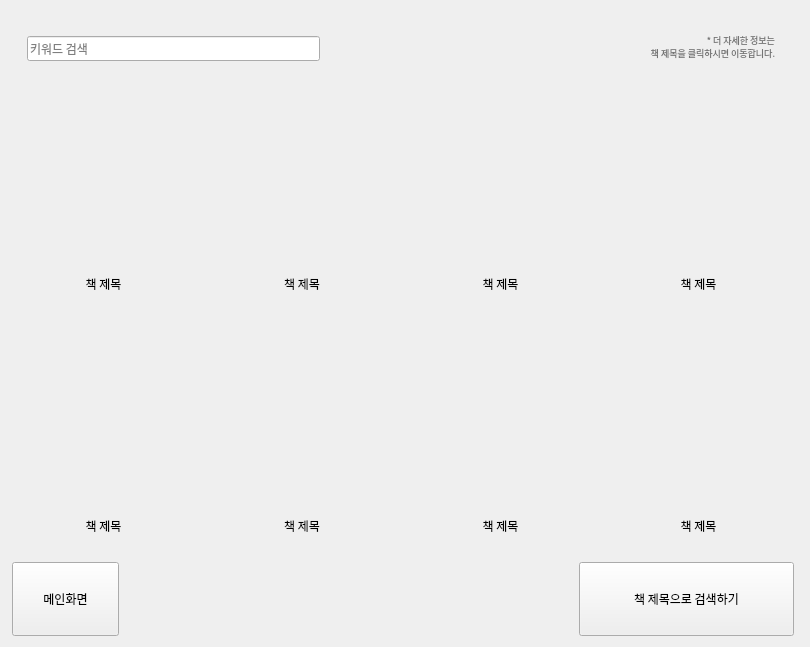
        <widget class="QWidget" name="page_2">
         <property name="styleSheet">
          <string notr="true"/>
         </property>
         <layout class="QVBoxLayout" name="verticalLayout_6" stretch="8,1">
          <property name="spacing">
           <number>7</number>
          </property>
          <property name="leftMargin">
           <number>7</number>
          </property>
          <property name="rightMargin">
           <number>15</number>
          </property>
          <item>
           <widget class="QWidget" name="widget_14" native="true">
            <property name="styleSheet">
             <string notr="true">border-image:none</string>
            </property>
            <layout class="QVBoxLayout" name="verticalLayout_2" stretch="3,8,2,8,2">
             <property name="leftMargin">
              <number>0</number>
             </property>
             <property name="topMargin">
              <number>0</number>
             </property>
             <property name="rightMargin">
              <number>0</number>
             </property>
             <property name="bottomMargin">
              <number>0</number>
             </property>
             <item>
              <layout class="QHBoxLayout" name="horizontalLayout_13" stretch="1,1">
               <property name="topMargin">
                <number>10</number>
               </property>
               <property name="rightMargin">
                <number>20</number>
               </property>
               <item>
                <layout class="QHBoxLayout" name="horizontalLayout_12" stretch="10,2">
                 <property name="spacing">
                  <number>0</number>
                 </property>
                 <property name="leftMargin">
                  <number>20</number>
                 </property>
                 <property name="topMargin">
                  <number>15</number>
                 </property>
                 <property name="rightMargin">
                  <number>10</number>
                 </property>
                 <property name="bottomMargin">
                  <number>10</number>
                 </property>
                 <item>
                  <widget class="QLineEdit" name="le_keyword_find">
                   <property name="sizePolicy">
                    <sizepolicy hsizetype="Preferred" vsizetype="Preferred">
                     <horstretch>0</horstretch>
                     <verstretch>0</verstretch>
                    </sizepolicy>
                   </property>
                   <property name="font">
                    <font>
                     <family>Gmarket Sans TTF</family>
                    </font>
                   </property>
                   <property name="styleSheet">
                    <string notr="true">border-image: url(:/search/under_blue.png);</string>
                   </property>
                   <property name="placeholderText">
                    <string>키워드 검색</string>
                   </property>
                  </widget>
                 </item>
                 <item>
                  <widget class="QPushButton" name="btn_find">
                   <property name="sizePolicy">
                    <sizepolicy hsizetype="Preferred" vsizetype="Preferred">
                     <horstretch>0</horstretch>
                     <verstretch>0</verstretch>
                    </sizepolicy>
                   </property>
                   <property name="styleSheet">
                    <string notr="true">border-image: url(:/botton/find_blue.png);</string>
                   </property>
                   <property name="text">
                    <string/>
                   </property>
                   <property name="autoDefault">
                    <bool>true</bool>
                   </property>
                   <property name="default">
                    <bool>false</bool>
                   </property>
                   <property name="flat">
                    <bool>true</bool>
                   </property>
                  </widget>
                 </item>
                </layout>
               </item>
               <item>
                <widget class="QLabel" name="lbl_info">
                 <property name="font">
                  <font>
                   <family>Gmarket Sans TTF</family>
                   <pointsize>7</pointsize>
                   <weight>50</weight>
                   <bold>false</bold>
                  </font>
                 </property>
                 <property name="styleSheet">
                  <string notr="true">color: rgb(116, 116, 116);</string>
                 </property>
                 <property name="text">
                  <string>* 더 자세한 정보는 
책 제목을 클릭하시면 이동합니다.</string>
                 </property>
                 <property name="alignment">
                  <set>Qt::AlignRight|Qt::AlignTrailing|Qt::AlignVCenter</set>
                 </property>
                 <property name="margin">
                  <number>20</number>
                 </property>
                </widget>
               </item>
              </layout>
             </item>
             <item>
              <layout class="QHBoxLayout" name="horizontalLayout_7" stretch="0,0,0,0,0">
               <property name="spacing">
                <number>0</number>
               </property>
               <property name="leftMargin">
                <number>30</number>
               </property>
               <property name="rightMargin">
                <number>30</number>
               </property>
               <item>
                <widget class="QWidget" name="widget_10" native="true"/>
               </item>
               <item>
                <widget class="QLabel" name="lbl_image_2">
                 <property name="sizePolicy">
                  <sizepolicy hsizetype="Minimum" vsizetype="Minimum">
                   <horstretch>0</horstretch>
                   <verstretch>0</verstretch>
                  </sizepolicy>
                 </property>
                 <property name="minimumSize">
                  <size>
                   <width>122</width>
                   <height>182</height>
                  </size>
                 </property>
                 <property name="styleSheet">
                  <string notr="true">border-image:none;</string>
                 </property>
                 <property name="text">
                  <string/>
                 </property>
                </widget>
               </item>
               <item>
                <widget class="QLabel" name="lbl_image_1">
                 <property name="sizePolicy">
                  <sizepolicy hsizetype="Minimum" vsizetype="Minimum">
                   <horstretch>0</horstretch>
                   <verstretch>0</verstretch>
                  </sizepolicy>
                 </property>
                 <property name="minimumSize">
                  <size>
                   <width>122</width>
                   <height>182</height>
                  </size>
                 </property>
                 <property name="styleSheet">
                  <string notr="true">border-image:none</string>
                 </property>
                 <property name="text">
                  <string/>
                 </property>
                </widget>
               </item>
               <item>
                <widget class="QLabel" name="lbl_image_5">
                 <property name="sizePolicy">
                  <sizepolicy hsizetype="Minimum" vsizetype="Minimum">
                   <horstretch>0</horstretch>
                   <verstretch>0</verstretch>
                  </sizepolicy>
                 </property>
                 <property name="minimumSize">
                  <size>
                   <width>122</width>
                   <height>182</height>
                  </size>
                 </property>
                 <property name="styleSheet">
                  <string notr="true">border-image:none;</string>
                 </property>
                 <property name="text">
                  <string/>
                 </property>
                </widget>
               </item>
               <item>
                <widget class="QLabel" name="lbl_image_6">
                 <property name="sizePolicy">
                  <sizepolicy hsizetype="Minimum" vsizetype="Minimum">
                   <horstretch>0</horstretch>
                   <verstretch>0</verstretch>
                  </sizepolicy>
                 </property>
                 <property name="minimumSize">
                  <size>
                   <width>122</width>
                   <height>182</height>
                  </size>
                 </property>
                 <property name="styleSheet">
                  <string notr="true">border-image:none;</string>
                 </property>
                 <property name="text">
                  <string/>
                 </property>
                </widget>
               </item>
              </layout>
             </item>
             <item>
              <layout class="QHBoxLayout" name="horizontalLayout_8">
               <property name="spacing">
                <number>5</number>
               </property>
               <property name="topMargin">
                <number>10</number>
               </property>
               <property name="bottomMargin">
                <number>20</number>
               </property>
               <item>
                <widget class="QLabel" name="lbl_title_1">
                 <property name="font">
                  <font>
                   <family>Gmarket Sans TTF</family>
                  </font>
                 </property>
                 <property name="styleSheet">
                  <string notr="true">border-image:none;</string>
                 </property>
                 <property name="text">
                  <string>책 제목</string>
                 </property>
                 <property name="alignment">
                  <set>Qt::AlignCenter</set>
                 </property>
                </widget>
               </item>
               <item>
                <widget class="QLabel" name="lbl_title_2">
                 <property name="font">
                  <font>
                   <family>Gmarket Sans TTF</family>
                  </font>
                 </property>
                 <property name="styleSheet">
                  <string notr="true">border-image:none;</string>
                 </property>
                 <property name="text">
                  <string>책 제목</string>
                 </property>
                 <property name="alignment">
                  <set>Qt::AlignCenter</set>
                 </property>
                </widget>
               </item>
               <item>
                <widget class="QLabel" name="lbl_title_5">
                 <property name="font">
                  <font>
                   <family>Gmarket Sans TTF</family>
                  </font>
                 </property>
                 <property name="styleSheet">
                  <string notr="true">border-image:none;</string>
                 </property>
                 <property name="text">
                  <string>책 제목</string>
                 </property>
                 <property name="alignment">
                  <set>Qt::AlignCenter</set>
                 </property>
                </widget>
               </item>
               <item>
                <widget class="QLabel" name="lbl_title_6">
                 <property name="font">
                  <font>
                   <family>Gmarket Sans TTF</family>
                  </font>
                 </property>
                 <property name="styleSheet">
                  <string notr="true">border-image:none;</string>
                 </property>
                 <property name="text">
                  <string>책 제목</string>
                 </property>
                 <property name="alignment">
                  <set>Qt::AlignCenter</set>
                 </property>
                </widget>
               </item>
              </layout>
             </item>
             <item>
              <layout class="QHBoxLayout" name="horizontalLayout_9">
               <property name="spacing">
                <number>80</number>
               </property>
               <property name="leftMargin">
                <number>30</number>
               </property>
               <property name="rightMargin">
                <number>30</number>
               </property>
               <item>
                <widget class="QLabel" name="lbl_image_3">
                 <property name="sizePolicy">
                  <sizepolicy hsizetype="Minimum" vsizetype="Minimum">
                   <horstretch>0</horstretch>
                   <verstretch>0</verstretch>
                  </sizepolicy>
                 </property>
                 <property name="minimumSize">
                  <size>
                   <width>122</width>
                   <height>182</height>
                  </size>
                 </property>
                 <property name="styleSheet">
                  <string notr="true">border-image:none;</string>
                 </property>
                 <property name="text">
                  <string/>
                 </property>
                </widget>
               </item>
               <item>
                <widget class="QLabel" name="lbl_image_4">
                 <property name="sizePolicy">
                  <sizepolicy hsizetype="Minimum" vsizetype="Minimum">
                   <horstretch>0</horstretch>
                   <verstretch>0</verstretch>
                  </sizepolicy>
                 </property>
                 <property name="minimumSize">
                  <size>
                   <width>122</width>
                   <height>182</height>
                  </size>
                 </property>
                 <property name="styleSheet">
                  <string notr="true">border-image:none;</string>
                 </property>
                 <property name="text">
                  <string/>
                 </property>
                </widget>
               </item>
               <item>
                <widget class="QLabel" name="lbl_image_7">
                 <property name="sizePolicy">
                  <sizepolicy hsizetype="Minimum" vsizetype="Minimum">
                   <horstretch>0</horstretch>
                   <verstretch>0</verstretch>
                  </sizepolicy>
                 </property>
                 <property name="minimumSize">
                  <size>
                   <width>122</width>
                   <height>182</height>
                  </size>
                 </property>
                 <property name="styleSheet">
                  <string notr="true">border-image:none;</string>
                 </property>
                 <property name="text">
                  <string/>
                 </property>
                </widget>
               </item>
               <item>
                <widget class="QLabel" name="lbl_image_8">
                 <property name="sizePolicy">
                  <sizepolicy hsizetype="Minimum" vsizetype="Minimum">
                   <horstretch>0</horstretch>
                   <verstretch>0</verstretch>
                  </sizepolicy>
                 </property>
                 <property name="minimumSize">
                  <size>
                   <width>122</width>
                   <height>182</height>
                  </size>
                 </property>
                 <property name="styleSheet">
                  <string notr="true">border-image:none;</string>
                 </property>
                 <property name="text">
                  <string/>
                 </property>
                </widget>
               </item>
              </layout>
             </item>
             <item>
              <layout class="QHBoxLayout" name="horizontalLayout_10">
               <property name="spacing">
                <number>5</number>
               </property>
               <property name="topMargin">
                <number>10</number>
               </property>
               <property name="bottomMargin">
                <number>20</number>
               </property>
               <item>
                <widget class="QLabel" name="lbl_title_3">
                 <property name="font">
                  <font>
                   <family>Gmarket Sans TTF</family>
                  </font>
                 </property>
                 <property name="styleSheet">
                  <string notr="true">border-image:none</string>
                 </property>
                 <property name="text">
                  <string>책 제목</string>
                 </property>
                 <property name="alignment">
                  <set>Qt::AlignCenter</set>
                 </property>
                </widget>
               </item>
               <item>
                <widget class="QLabel" name="lbl_title_4">
                 <property name="font">
                  <font>
                   <family>Gmarket Sans TTF</family>
                  </font>
                 </property>
                 <property name="styleSheet">
                  <string notr="true">border-image:none;</string>
                 </property>
                 <property name="text">
                  <string>책 제목</string>
                 </property>
                 <property name="alignment">
                  <set>Qt::AlignCenter</set>
                 </property>
                </widget>
               </item>
               <item>
                <widget class="QLabel" name="lbl_title_7">
                 <property name="font">
                  <font>
                   <family>Gmarket Sans TTF</family>
                  </font>
                 </property>
                 <property name="styleSheet">
                  <string notr="true">border-image:none</string>
                 </property>
                 <property name="text">
                  <string>책 제목</string>
                 </property>
                 <property name="alignment">
                  <set>Qt::AlignCenter</set>
                 </property>
                </widget>
               </item>
               <item>
                <widget class="QLabel" name="lbl_title_8">
                 <property name="font">
                  <font>
                   <family>Gmarket Sans TTF</family>
                  </font>
                 </property>
                 <property name="styleSheet">
                  <string notr="true">border-image:none</string>
                 </property>
                 <property name="text">
                  <string>책 제목</string>
                 </property>
                 <property name="alignment">
                  <set>Qt::AlignCenter</set>
                 </property>
                </widget>
               </item>
              </layout>
             </item>
            </layout>
           </widget>
          </item>
          <item>
           <layout class="QHBoxLayout" name="horizontalLayout_11" stretch="1,2,2,2">
            <property name="spacing">
             <number>10</number>
            </property>
            <property name="leftMargin">
             <number>5</number>
            </property>
            <property name="topMargin">
             <number>0</number>
            </property>
            <property name="rightMargin">
             <number>1</number>
            </property>
            <property name="bottomMargin">
             <number>0</number>
            </property>
            <item>
             <widget class="QPushButton" name="btn_main">
              <property name="sizePolicy">
               <sizepolicy hsizetype="Minimum" vsizetype="Preferred">
                <horstretch>0</horstretch>
                <verstretch>0</verstretch>
               </sizepolicy>
              </property>
              <property name="font">
               <font>
                <family>Gmarket Sans TTF</family>
               </font>
              </property>
              <property name="styleSheet">
               <string notr="true">border-image: url(:/botton/masking_yellow.png);</string>
              </property>
              <property name="text">
               <string>메인화면</string>
              </property>
             </widget>
            </item>
            <item>
             <widget class="QWidget" name="widget_4" native="true">
              <property name="styleSheet">
               <string notr="true">border-image:none</string>
              </property>
             </widget>
            </item>
            <item>
             <widget class="QWidget" name="widget_3" native="true">
              <property name="styleSheet">
               <string notr="true">border-image:none</string>
              </property>
             </widget>
            </item>
            <item>
             <widget class="QPushButton" name="btn_name">
              <property name="sizePolicy">
               <sizepolicy hsizetype="Minimum" vsizetype="Preferred">
                <horstretch>0</horstretch>
                <verstretch>0</verstretch>
               </sizepolicy>
              </property>
              <property name="minimumSize">
               <size>
                <width>0</width>
                <height>74</height>
               </size>
              </property>
              <property name="font">
               <font>
                <family>Gmarket Sans TTF</family>
               </font>
              </property>
              <property name="styleSheet">
               <string notr="true">border-image: url(:/botton/masking_green.png);</string>
              </property>
              <property name="text">
               <string>책 제목으로 검색하기</string>
              </property>
             </widget>
            </item>
           </layout>
          </item>
         </layout>
        </widget>
